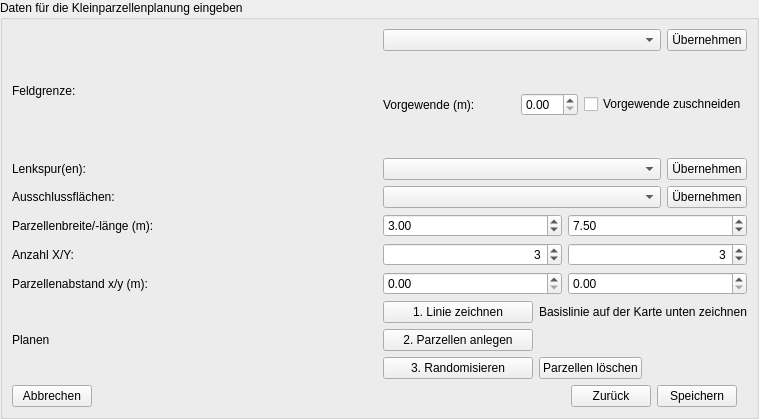
             <widget class="QWidget" name="scrollAreaWidgetContents_tab_3">
              <property name="geometry">
               <rect>
                <x>0</x>
                <y>0</y>
                <width>759</width>
                <height>419</height>
               </rect>
              </property>
              <layout class="QVBoxLayout" name="verticalLayout_tab_6_contents">
               <property name="leftMargin">
                <number>0</number>
               </property>
               <property name="topMargin">
                <number>0</number>
               </property>
               <property name="rightMargin">
                <number>0</number>
               </property>
               <property name="bottomMargin">
                <number>0</number>
               </property>
               <item>
                <widget class="QGroupBox" name="groupBox_Daten_t3">
                 <property name="title">
                  <string>Daten für die Kleinparzellenplanung eingeben</string>
                 </property>
                 <layout class="QVBoxLayout" name="verticalLayout_4_t6">
                  <item>
                   <layout class="QHBoxLayout" name="horizontalLayout_10_t3">
                    <item>
                     <widget class="QLabel" name="label_t3_1">
                      <property name="sizePolicy">
                       <sizepolicy hsizetype="Expanding" vsizetype="Expanding">
                        <horstretch>0</horstretch>
                        <verstretch>0</verstretch>
                       </sizepolicy>
                      </property>
                      <property name="text">
                       <string>Feldgrenze:</string>
                      </property>
                      <property name="alignment">
                       <set>Qt::AlignLeading|Qt::AlignLeft|Qt::AlignVCenter</set>
                      </property>
                     </widget>
                    </item>
                    <item>
                     <layout class="QVBoxLayout" name="verticalLayout_5_t3">
                      <item>
                       <layout class="QHBoxLayout" name="horizontalLayout_11_t3">
                        <item>
                         <widget class="QgsMapLayerComboBox" name="mapLayerComboBox_Feldgrenze_t3">
                          <property name="currentIndex">
                           <number>-1</number>
                          </property>
                          <property name="allowEmptyLayer" stdset="0">
                           <bool>true</bool>
                          </property>
                         </widget>
                        </item>
                        <item>
                         <widget class="QPushButton" name="btn_feldgrenze_laden_t3">
                          <property name="sizePolicy">
                           <sizepolicy hsizetype="Fixed" vsizetype="Fixed">
                            <horstretch>0</horstretch>
                            <verstretch>0</verstretch>
                           </sizepolicy>
                          </property>
                          <property name="text">
                           <string>Übernehmen</string>
                          </property>
                         </widget>
                        </item>
                       </layout>
                      </item>
                      <item>
                       <layout class="QHBoxLayout" name="horizontalLayout_12_t3">
                        <item>
                         <widget class="QLabel" name="label_t3_3">
                          <property name="sizePolicy">
                           <sizepolicy hsizetype="Expanding" vsizetype="Expanding">
                            <horstretch>0</horstretch>
                            <verstretch>0</verstretch>
                           </sizepolicy>
                          </property>
                          <property name="minimumSize">
                           <size>
                            <width>100</width>
                            <height>0</height>
                           </size>
                          </property>
                          <property name="text">
                           <string>Vorgewende (m):</string>
                          </property>
                          <property name="alignment">
                           <set>Qt::AlignLeading|Qt::AlignLeft|Qt::AlignVCenter</set>
                          </property>
                         </widget>
                        </item>
                        <item>
                         <widget class="QDoubleSpinBox" name="num_vorgewende_t3"/>
                        </item>
                        <item>
                         <widget class="QCheckBox" name="checkbox_vorgewende_t3">
                          <property name="text">
                           <string>Vorgewende zuschneiden</string>
                          </property>
                         </widget>
                        </item>
                       </layout>
                      </item>
                     </layout>
                    </item>
                   </layout>
                  </item>
                  <item>
                   <layout class="QHBoxLayout" name="horizontalLayout_17_t3">
                    <item>
                     <widget class="QLabel" name="label_t3_4">
                      <property name="text">
                       <string>Lenkspur(en):</string>
                      </property>
                      <property name="alignment">
                       <set>Qt::AlignLeading|Qt::AlignLeft|Qt::AlignVCenter</set>
                      </property>
                     </widget>
                    </item>
                    <item>
                     <layout class="QHBoxLayout" name="horizontalLayout_20_t3">
                      <item>
                       <widget class="QgsMapLayerComboBox" name="mapLayerComboBox_Lenkspur_t3">
                        <property name="currentIndex">
                         <number>-1</number>
                        </property>
                        <property name="allowEmptyLayer" stdset="0">
                         <bool>true</bool>
                        </property>
                       </widget>
                      </item>
                      <item>
                       <widget class="QPushButton" name="btn_lenkspuren_laden_t3">
                        <property name="sizePolicy">
                         <sizepolicy hsizetype="Fixed" vsizetype="Fixed">
                          <horstretch>0</horstretch>
                          <verstretch>0</verstretch>
                         </sizepolicy>
                        </property>
                        <property name="text">
                         <string>Übernehmen</string>
                        </property>
                       </widget>
                      </item>
                     </layout>
                    </item>
                   </layout>
                  </item>
                  <item>
                   <layout class="QHBoxLayout" name="horizontalLayout_13_t3">
                    <item>
                     <widget class="QLabel" name="label_t3_5">
                      <property name="text">
                       <string>Ausschlussflächen:</string>
                      </property>
                      <property name="alignment">
                       <set>Qt::AlignLeading|Qt::AlignLeft|Qt::AlignVCenter</set>
                      </property>
                     </widget>
                    </item>
                    <item>
                     <layout class="QHBoxLayout" name="horizontalLayout_14_t3">
                      <item>
                       <widget class="QgsMapLayerComboBox" name="mapLayerComboBox_AF_t3">
                        <property name="currentIndex">
                         <number>-1</number>
                        </property>
                        <property name="allowEmptyLayer" stdset="0">
                         <bool>true</bool>
                        </property>
                       </widget>
                      </item>
                      <item>
                       <widget class="QPushButton" name="btn_af_laden_t3">
                        <property name="sizePolicy">
                         <sizepolicy hsizetype="Fixed" vsizetype="Fixed">
                          <horstretch>0</horstretch>
                          <verstretch>0</verstretch>
                         </sizepolicy>
                        </property>
                        <property name="text">
                         <string>Übernehmen</string>
                        </property>
                       </widget>
                      </item>
                     </layout>
                    </item>
                   </layout>
                  </item>
                  <item>
                   <layout class="QHBoxLayout" name="horizontalLayout_15_t3">
                    <item>
                     <widget class="QLabel" name="label_t6_21">
                      <property name="text">
                       <string>Parzellenbreite/-länge (m):</string>
                      </property>
                      <property name="alignment">
                       <set>Qt::AlignLeading|Qt::AlignLeft|Qt::AlignVCenter</set>
                      </property>
                     </widget>
                    </item>
                    <item>
                     <layout class="QHBoxLayout" name="horizontalLayout_38">
                      <item>
                       <widget class="QDoubleSpinBox" name="num_parzellenbreite_x">
                        <property name="value">
                         <double>3.000000000000000</double>
                        </property>
                       </widget>
                      </item>
                      <item>
                       <widget class="QDoubleSpinBox" name="num_parzellenbreite_y">
                        <property name="value">
                         <double>7.500000000000000</double>
                        </property>
                       </widget>
                      </item>
                     </layout>
                    </item>
                   </layout>
                  </item>
                  <item>
                   <layout class="QHBoxLayout" name="horizontalLayout_16_t6">
                    <item>
                     <widget class="QLabel" name="label_t3_23">
                      <property name="text">
                       <string>Anzahl X/Y:</string>
                      </property>
                      <property name="alignment">
                       <set>Qt::AlignLeading|Qt::AlignLeft|Qt::AlignVCenter</set>
                      </property>
                     </widget>
                    </item>
                    <item>
                     <layout class="QHBoxLayout" name="horizontalLayout_39">
                      <item>
                       <widget class="QSpinBox" name="int_anzahl_x">
                        <property name="alignment">
                         <set>Qt::AlignRight|Qt::AlignTrailing|Qt::AlignVCenter</set>
                        </property>
                        <property name="minimum">
                         <number>1</number>
                        </property>
                        <property name="maximum">
                         <number>90</number>
                        </property>
                        <property name="value">
                         <number>3</number>
                        </property>
                       </widget>
                      </item>
                      <item>
                       <widget class="QSpinBox" name="int_anzahl_y">
                        <property name="alignment">
                         <set>Qt::AlignRight|Qt::AlignTrailing|Qt::AlignVCenter</set>
                        </property>
                        <property name="minimum">
                         <number>1</number>
                        </property>
                        <property name="maximum">
                         <number>90</number>
                        </property>
                        <property name="value">
                         <number>3</number>
                        </property>
                       </widget>
                      </item>
                     </layout>
                    </item>
                   </layout>
                  </item>
                  <item>
                   <layout class="QHBoxLayout" name="horizontalLayout_gap_t3">
                    <item>
                     <widget class="QLabel" name="label_gap_t6">
                      <property name="text">
                       <string>Parzellenabstand x/y (m):</string>
                      </property>
                      <property name="alignment">
                       <set>Qt::AlignLeading|Qt::AlignLeft|Qt::AlignVCenter</set>
                      </property>
                     </widget>
                    </item>
                    <item>
                     <layout class="QHBoxLayout" name="horizontalLayout_gap">
                      <item>
                       <widget class="QDoubleSpinBox" name="num_gap_x"/>
                      </item>
                      <item>
                       <widget class="QDoubleSpinBox" name="num_gap_y"/>
                      </item>
                     </layout>
                    </item>
                   </layout>
                  </item>
                  <item>
                   <layout class="QHBoxLayout" name="horizontalLayout_19_t3">
                    <item>
                     <widget class="QLabel" name="label_t3_24">
                      <property name="text">
                       <string>Planen</string>
                      </property>
                      <property name="alignment">
                       <set>Qt::AlignLeading|Qt::AlignLeft|Qt::AlignVCenter</set>
                      </property>
                     </widget>
                    </item>
                    <item>
                     <layout class="QHBoxLayout" name="horizontalLayout_18_t3">
                      <item>
                       <layout class="QVBoxLayout" name="verticalLayout_6_t3">
                        <item>
                         <widget class="QPushButton" name="btn_linieziehen_t3">
                          <property name="text">
                           <string>1. Linie zeichnen</string>
                          </property>
                         </widget>
                        </item>
                        <item>
                         <widget class="QPushButton" name="btn_parzellenanlegen_t3">
                          <property name="text">
                           <string>2. Parzellen anlegen</string>
                          </property>
                         </widget>
                        </item>
                        <item>
                         <widget class="QPushButton" name="btn_randomisieren_t3">
                          <property name="text">
                           <string>3. Randomisieren</string>
                          </property>
                         </widget>
                        </item>
                       </layout>
                      </item>
                      <item>
                       <layout class="QVBoxLayout" name="verticalLayout_7_t3">
                        <item>
                         <widget class="QLabel" name="label_t3_25">
                          <property name="text">
                           <string>Basislinie auf der Karte unten zeichnen</string>
                          </property>
                          <property name="alignment">
                           <set>Qt::AlignLeading|Qt::AlignLeft|Qt::AlignVCenter</set>
                          </property>
                         </widget>
                        </item>
                        <item>
                         <widget class="QLabel" name="label_t3_leer">
                          <property name="text">
                           <string/>
                          </property>
                          <property name="alignment">
                           <set>Qt::AlignLeading|Qt::AlignLeft|Qt::AlignVCenter</set>
                          </property>
                         </widget>
                        </item>
                        <item>
                         <widget class="QPushButton" name="btn_parzellenloeschen_t3">
                          <property name="sizePolicy">
                           <sizepolicy hsizetype="Fixed" vsizetype="Fixed">
                            <horstretch>0</horstretch>
                            <verstretch>0</verstretch>
                           </sizepolicy>
                          </property>
                          <property name="text">
                           <string>Parzellen löschen</string>
                          </property>
                         </widget>
                        </item>
                       </layout>
                      </item>
                     </layout>
                    </item>
                   </layout>
                  </item>
                  <item>
                   <layout class="QHBoxLayout" name="horizontalLayout_41">
                    <property name="rightMargin">
                     <number>10</number>
                    </property>
                    <item>
                     <widget class="QPushButton" name="btn_exit_t3">
                      <property name="sizePolicy">
                       <sizepolicy hsizetype="Fixed" vsizetype="Fixed">
                        <horstretch>0</horstretch>
                        <verstretch>0</verstretch>
                       </sizepolicy>
                      </property>
                      <property name="layoutDirection">
                       <enum>Qt::LeftToRight</enum>
                      </property>
                      <property name="text">
                       <string>Abbrechen</string>
                      </property>
                     </widget>
                    </item>
                    <item>
                     <spacer name="horizontalSpacer_3">
                      <property name="orientation">
                       <enum>Qt::Horizontal</enum>
                      </property>
                      <property name="sizeHint" stdset="0">
                       <size>
                        <width>40</width>
                        <height>20</height>
                       </size>
                      </property>
                     </spacer>
                    </item>
                    <item>
                     <widget class="QPushButton" name="btn_back_t3">
                      <property name="text">
                       <string>Zurück</string>
                      </property>
                     </widget>
                    </item>
                    <item>
                     <widget class="QPushButton" name="btn_save_t3">
                      <property name="sizePolicy">
                       <sizepolicy hsizetype="Fixed" vsizetype="Fixed">
                        <horstretch>0</horstretch>
                        <verstretch>0</verstretch>
                       </sizepolicy>
                      </property>
                      <property name="text">
                       <string>Speichern</string>
                      </property>
                     </widget>
                    </item>
                   </layout>
                  </item>
                 </layout>
                </widget>
               </item>
              </layout>
             </widget>
